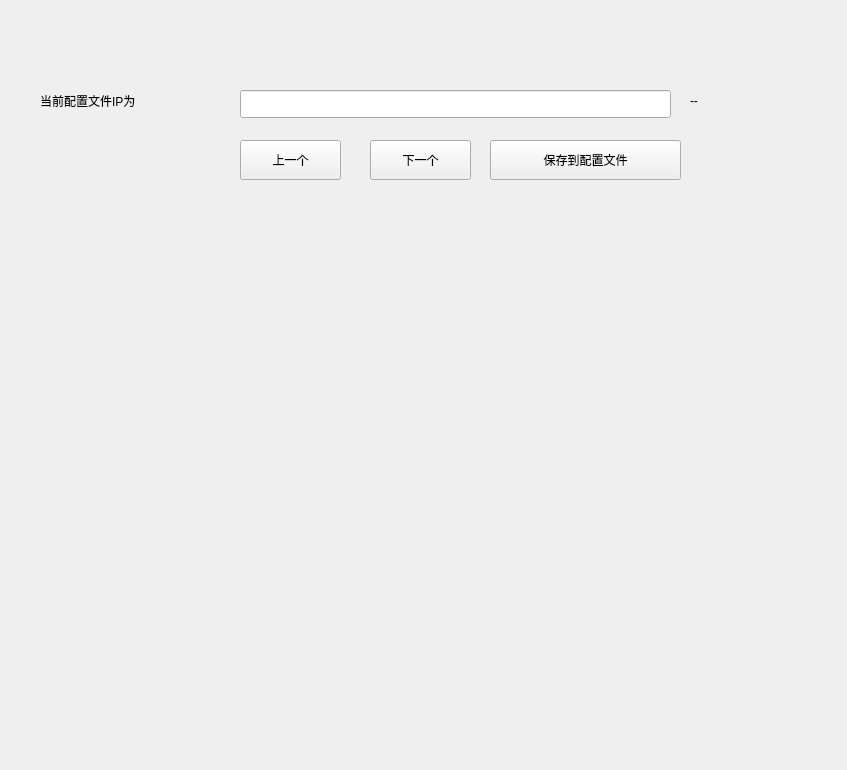
<?xml version="1.0" encoding="UTF-8"?>
<ui version="4.0">
 <class>Form</class>
 <widget class="QWidget" name="Form">
  <property name="geometry">
   <rect>
    <x>0</x>
    <y>0</y>
    <width>847</width>
    <height>770</height>
   </rect>
  </property>
  <property name="windowTitle">
   <string>Form</string>
  </property>
  <widget class="QLineEdit" name="line_currip">
   <property name="geometry">
    <rect>
     <x>240</x>
     <y>90</y>
     <width>431</width>
     <height>28</height>
    </rect>
   </property>
  </widget>
  <widget class="QLabel" name="label">
   <property name="geometry">
    <rect>
     <x>40</x>
     <y>90</y>
     <width>191</width>
     <height>21</height>
    </rect>
   </property>
   <property name="text">
    <string>当前配置文件IP为</string>
   </property>
  </widget>
  <widget class="QPushButton" name="btn_last">
   <property name="geometry">
    <rect>
     <x>240</x>
     <y>140</y>
     <width>101</width>
     <height>40</height>
    </rect>
   </property>
   <property name="text">
    <string>上一个</string>
   </property>
  </widget>
  <widget class="QPushButton" name="btn_next">
   <property name="geometry">
    <rect>
     <x>370</x>
     <y>140</y>
     <width>101</width>
     <height>40</height>
    </rect>
   </property>
   <property name="text">
    <string>下一个</string>
   </property>
  </widget>
  <widget class="QPushButton" name="btn_save_config">
   <property name="geometry">
    <rect>
     <x>490</x>
     <y>140</y>
     <width>191</width>
     <height>40</height>
    </rect>
   </property>
   <property name="text">
    <string>保存到配置文件</string>
   </property>
  </widget>
  <widget class="QLabel" name="label_info">
   <property name="geometry">
    <rect>
     <x>690</x>
     <y>90</y>
     <width>191</width>
     <height>21</height>
    </rect>
   </property>
   <property name="text">
    <string>--</string>
   </property>
  </widget>
 </widget>
 <resources/>
 <connections/>
</ui>
